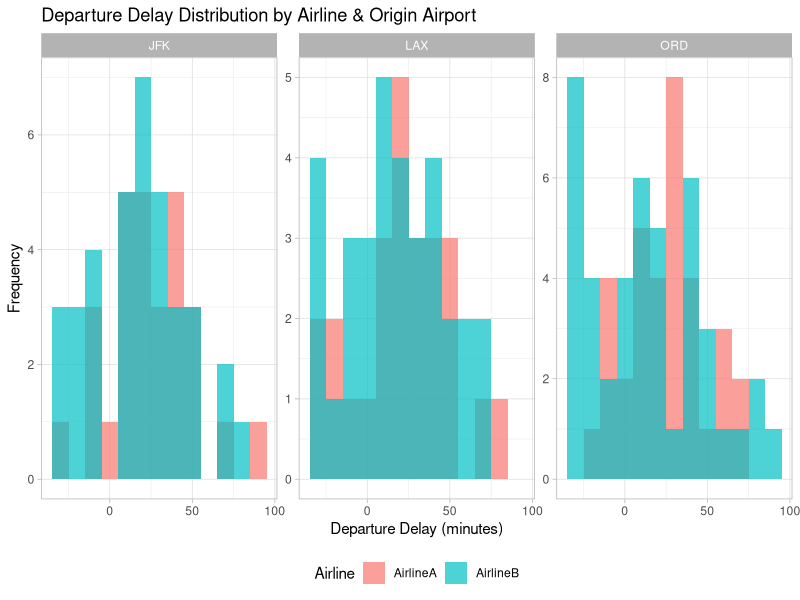
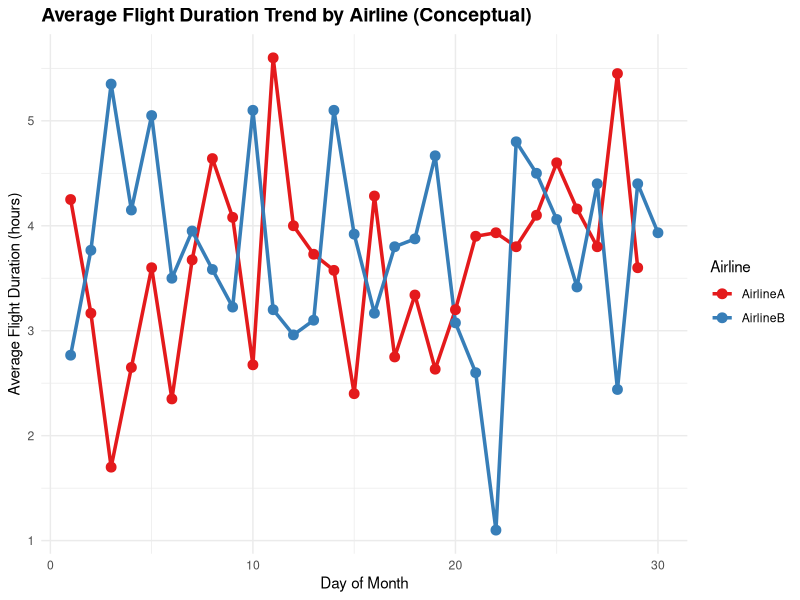

Recreate these plots in R, in order.
library(ggplot2)
library(dplyr)
library(lubridate)

# Sample Flight Data (conceptual, similar to data in Flight/Airline EDA section)
flight_data_gg <- data.frame(
  Airline = sample(c("AirlineA", "AirlineB"), 200, replace = TRUE),
  OriginAirport = sample(c("JFK", "LAX", "ORD"), 200, replace = TRUE),
  DepartureDelay_minutes = round(rnorm(200, 15, 30)),
  FlightDuration_hours = round(runif(200, 1.0, 6.0), 1)
)
flight_data_gg$DepartureDelay_minutes <- pmax(-30, flight_data_gg$DepartureDelay_minutes)


# 1. Multi-Faceted Plot (Delay Distribution by Airline and Origin Airport)
png("C:/Users/vaibh/Downloads/dsc_fat/plot_multi_faceted_delay.png", width = 800, height = 600)
p_facet <- ggplot(flight_data_gg, aes(x = DepartureDelay_minutes, fill = Airline)) +
  geom_histogram(binwidth = 10, position = "identity", alpha = 0.7) +
  facet_wrap(~ OriginAirport, scales = "free_y") + # Separate plots for each origin airport
  labs(title = "Departure Delay Distribution by Airline & Origin Airport",
       x = "Departure Delay (minutes)", y = "Frequency") +
  theme_light() +
  theme(legend.position = "bottom")
print(p_facet)
dev.off()
cat("Generated plot: plot_multi_faceted_delay.png\n")

# 2. Line Chart with `stat_summary` (Average Flight Duration Trend for different Airlines)
# To create a trend, let's add a dummy 'Day' variable for this demo
flight_data_gg_trend <- flight_data_gg %>%
  mutate(Day = sample(1:30, nrow(.), replace = TRUE)) %>%
  group_by(Airline, Day) %>%
  summarise(AvgDuration = mean(FlightDuration_hours), .groups = 'drop')

png("C:/Users/vaibh/Downloads/dsc_fat/plot_flight_duration_trend.png", width = 800, height = 500)
p_line_trend <- ggplot(flight_data_gg_trend, aes(x = Day, y = AvgDuration, color = Airline)) +
  geom_line(linewidth = 1.2) + # Thicker lines
  geom_point(size = 3) +       # Larger points
  labs(title = "Average Flight Duration Trend by Airline (Conceptual)",
       x = "Day of Month", y = "Average Flight Duration (hours)") +
  scale_color_brewer(palette = "Set1") + # Use a color palette
  theme_minimal() +
  theme(plot.title = element_text(face = "bold", size = 14)) # Custom title style
print(p_line_trend)
dev.off()
cat("Generated plot: plot_flight_duration_trend.png\n")
